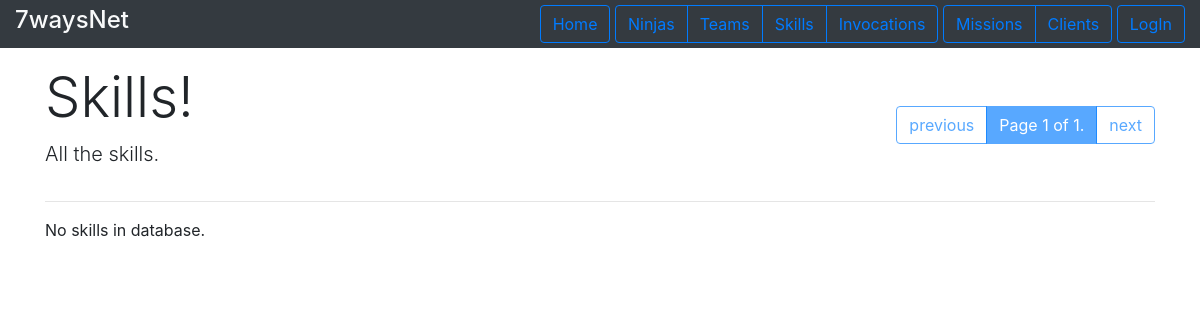
/skills/allSkills/, run on an earlier commit of the app's database.
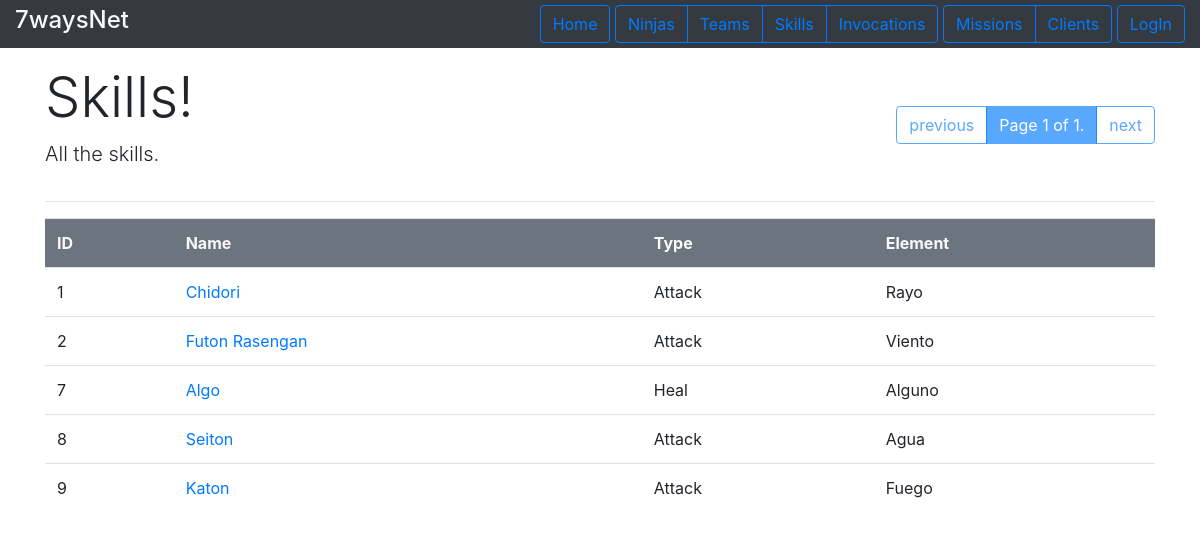
And on a later commit of the database.
### skills/models.py (models this page shows, shortened)
class Skill(models.Model):
    name = models.CharField(max_length=200)
    chakra_required = models.IntegerField()
    belong_to_the_village = models.BooleanField()
    element = models.CharField(max_length=50)
    def specific_type(self):
        types = [AttackSkill,HealSkill]
        specific_skill = self
        for type in types:
            try:
                specific_skill=type.objects.get(pk=self.pk)
                break
            except: pass
        return specific_skill

### skills/views.py (the view)
# urls.py: path('allSkills/', views.ShowAllSkillsView.as_view(), name='show_all_skills'),
class ShowAllSkillsView(generic.ListView):
    template_name = 'skills/show_all_skills.html'
    context_object_name = 'all_skills_list'
    paginate_by = 5
    def get_queryset(self):
        return Skill.objects.all()

### skills/models.py (called while the page is built)
    def class_name(self):
        return "Attack"

    def class_name(self):
        return "Heal"

### skills/templates/skills/show_all_skills.html (shortened to what this page needs)
{%extends 'base_list.html'%}
{% block listheader %}
    <div>
        <h1 class="display-4"> Skills! </h1>
        <p class="lead"> All the skills.</p>
    </div>
{% endblock %}
{%  block content %}
{% if all_skills_list %}
    <table class="table">
        <tr class="bg-secondary text-light ">
            <th>ID</th><th>Name</th> <th>Type</th><th>Element</th>
        </tr>
        {% for skill in all_skills_list %}
            <tr>
                <td> {{skill.id}}</td>
                {% if skill.specific_type.class_name == "Attack" %}
                    <td><a href="{% url 'skills:attack_skill_detail' skill.pk %}"> {{skill.name}}</a></td>
                    <td> {{skill.specific_type.class_name}} </td>
                {% else %}
                    <td><a href="{% url 'skills:heal_skill_detail' skill.pk %}"> {{skill.name}}</a></td>
                    <td> {{skill.specific_type.class_name}} </td>
                {% endif %}
                <td>{{skill.element}} </td>
            </tr>
        {% endfor %}
    </table>
{% else %}
    <p>No skills in database.</p>
{% endif %}
{% endblock%}

### templates/base_list.html
{% extends 'base.html' %}
{% block header %}
<div class="page-header">
    {% block listheader%}
    {% endblock %}
    <div class="pagination">
        <span class="step-links">
            <div class="btn-group">
            {% if page_obj.has_previous %}
                <a class="btn btn-outline-primary" href="?page={{ page_obj.previous_page_number }}">previous</a>
            {% else %}
                <a class="btn btn-outline-primary disabled" >previous</a>
            {% endif %}
            <span class="current btn btn-primary disabled">
                Page {{ page_obj.number }} of {{ page_obj.paginator.num_pages }}.
            </span>
            {% if page_obj.has_next %}
                <a class="btn btn-outline-primary" href="?page={{ page_obj.next_page_number }}">next</a>
            {% else %}
                <a class="btn btn-outline-primary disabled" >next</a>
            {% endif %}
            </div>
        </span>
    </div>
</div>
{% endblock %}

### templates/base.html (shortened to what this page needs)
<!DOCTYPE html>
<html lang="en">
<head>
    {% load static %}
    <link rel="stylesheet" type="text/css" href="{% static 'bootstrap.min.css' %}">
    <link rel="stylesheet" type="text/css" href="{% static 'mystyle.css' %}" >
</head>
<body>
    <div >
    <div class="bg-dark">
        <div class="container-fluid">
            <div class="myflex">
                <div class=" text-light"><h4>7waysNet</h4></div>
                <div class="">
                        <a class="btn btn-outline-primary" href="{% url 'index' %}">Home</a>
                        <div class="btn-group">
                            <a class="btn btn-outline-primary" href="{% url 'ninjas:all' %}">Ninjas</a>
                            <a class="btn btn-outline-primary" href="{% url 'ninjas:show_all_teams' %}">Teams</a>
                            <a class="btn btn-outline-primary" href="{% url 'skills:show_all_skills' %}">Skills</a>
                            <a class="btn btn-outline-primary" href="{% url 'invocations:show_all_invocations' %}">Invocations</a>
                        </div>
                        <div class="btn-group">
                            <a class="btn btn-outline-primary" href="{% url 'missions:show_all_missions' %}">Missions</a>
                            <a class="btn btn-outline-primary" href="{% url 'missions:show_all_clients' %}">Clients</a>
                        </div>
                        <div class="btn-group">
                        {% if user.is_authenticated %}
                            {% if user.ninja %}
                                <a class="btn btn-outline-primary" href="{% url 'ninjas:profile' user.ninja.pk %}">{{user.username}}</a>
                            {% elif user.client%}
                                <a class="btn btn-outline-primary" href="{% url 'missions:profile' user.client.pk %}">{{user.username}}</a>
                            {% else %}
                            <a class="btn btn-outline-primary" href="/admin/">{{user.username}}</a>
                            {% endif %}
                            <a class="btn btn-outline-danger" href="{% url 'logout' %}">LogOut</a>
                        {% else %}
                             <a class="btn btn-outline-primary" href="{% url 'login'%}">LogIn</a>
                        {% endif %}
                        </div>
                </div>
            </div>
        </div>
    </div>
    </div>
    <div class="container">
    {% block header %}
    {% endblock %}
    <hr>
    </div>
    <div class="container">
        {% block content %}{% endblock %}
    </div>
</body>
</html>

### static/mystyle.css (style rules this page uses)
.myflex { display: flex; justify-content: space-between; padding-top: 5px; padding-bottom: 5px; align-items: baseline; flex-wrap: wrap; }
.page-header { display: flex; flex-flow: row wrap; justify-content: space-between; align-items: center; }

What changed in the data, as far as the page shows it:
added Skill: id "1", name "Chidori", specific_type.class_name "Attack", element "Rayo"
added Skill: id "2", name "Futon Rasengan", specific_type.class_name "Attack", element "Viento"
added Skill: id "7", name "Algo", specific_type.class_name "Heal", element "Alguno"
added Skill: id "8", name "Seiton", specific_type.class_name "Attack", element "Agua"
added Skill: id "9", name "Katon", specific_type.class_name "Attack", element "Fuego"
Also different on the page:
text no longer shown: "No skills in database."
text now shown: "ID Name Type Element"
